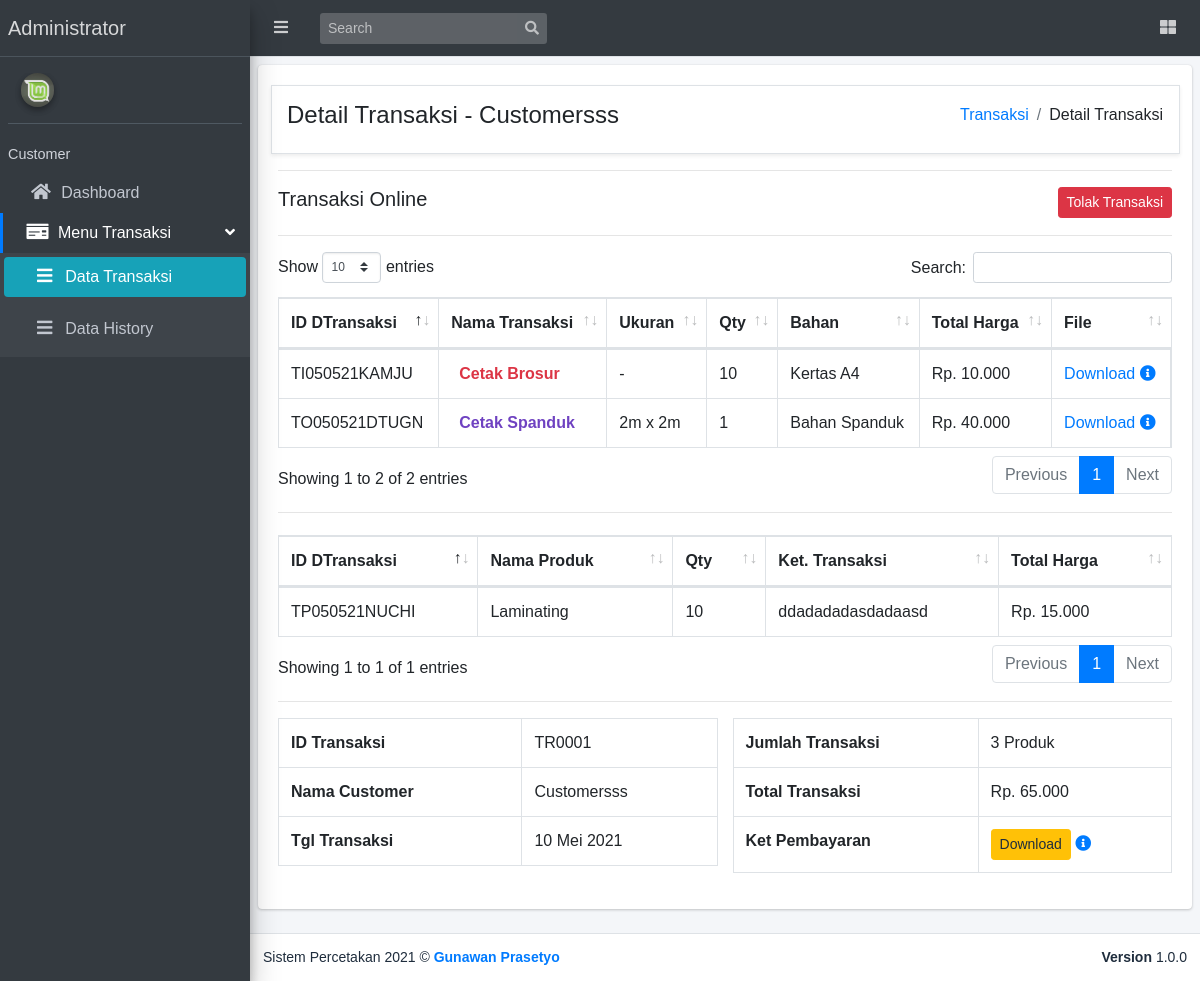
/Data_Dtransaksi/v_dtransaksi_on.php?id=TR0001, run on the app's committed database.
### tables this page shows
CREATE TABLE `transaksi` (
  `id_transaksi` varchar(100) NOT NULL,
  `id_customer` varchar(100) NOT NULL,
  `tanggal_transaksi` varchar(100) NOT NULL,
  `jumlah_transaksi` varchar(100) NOT NULL,
  `total_transaksi` varchar(100) NOT NULL,
  `ket_pembayaran` varchar(100) NOT NULL,
  `status_transaksi` varchar(100) NOT NULL
);

CREATE TABLE `customer` (
  `id_customer` varchar(100) NOT NULL,
  `nama_customer` varchar(100) NOT NULL,
  `no_telp` varchar(100) NOT NULL,
  `alamat` varchar(100) NOT NULL,
  `email` varchar(100) NOT NULL,
  `password` varchar(100) NOT NULL
);

CREATE TABLE `file_design` (
  `id_file` varchar(100) NOT NULL,
  `id_dtransaksi` varchar(100) NOT NULL,
  `link_file` text NOT NULL,
  `keterangan` text NOT NULL
);

CREATE TABLE `detail_transaksi` (
  `id_dtransaksi` varchar(100) NOT NULL,
  `id_transaksi` varchar(100) NOT NULL,
  `nama_transaksi` varchar(100) NOT NULL,
  `ukuran_cetak` varchar(100) NOT NULL,
  `quantity` varchar(100) NOT NULL,
  `jenis_bahan` varchar(100) NOT NULL,
  `total_cetak` varchar(100) NOT NULL,
  `jasa_design` varchar(100) NOT NULL,
  `ket_design` varchar(100) NOT NULL,
  `total_design` varchar(100) NOT NULL,
  `total_harga` varchar(100) NOT NULL,
  `jenis_transaksi` varchar(100) NOT NULL,
  `ket_transaksi` varchar(100) NOT NULL
);

### Data_DTransaksi/v_dtransaksi_on.php (the view, shortened to what this page needs)
<?php include "../header.php"; ?>
<div class="content-wrapper p-2">
    <div class="card">
        <div class="card-body table-responsive">
            <div class="row content-header border shadow-sm">
                <div class="col-md-6">
                    <?php
                        $gtnm = mysqli_query($koneksi,"SELECT * FROM transaksi INNER JOIN customer ON customer.id_customer = transaksi.id_customer
                        WHERE id_transaksi = '$_GET[id]'");
                        $dnm  = mysqli_fetch_array($gtnm);
                    ?>
                    <h4>Detail Transaksi - <?= $dnm['nama_customer']; ?></h4>
                </div>
                <div class="col-md-6">
                    <ol class="breadcrumb float-md-right">
                        <li class="breadcrumb-item"><a href="../Data_Transaksi/v_transaksi.php">Transaksi</a></li>
                        <li class="breadcrumb-item">Detail Transaksi</li>
                    </ol>
                </div>
            </div>
            <hr>
                <div class="row">
                    <div class="col-md-6 text-left"><h5>Transaksi Online</h5></div>
                    <div class="col-md-6 text-right"><a href="Code_Dtransaksi/c_dtransaksi_reject.php?id_transaksi=<?= $_GET['id']; ?>" class="btn btn-danger btn-sm">Tolak Transaksi</a></div>
                </div>
            <hr>
            <table class="table table-bordered table-hover fixed nowrap" id="example1">
                <thead>
                    <tr>
                        <th>ID DTransaksi</th>
                        <th>Nama Transaksi</th>
                        <th>Ukuran</th>
                        <th>Qty</th>
                        <th>Bahan</th>
                        <th>Total Harga</th>
                        <th>File</th>
                    </tr>
                </thead>
                <tbody>
                <?php
                    $qtr1 = mysqli_query($koneksi, "SELECT * FROM detail_transaksi dt INNER JOIN
                    file_design fd on dt.id_dtransaksi = fd.id_dtransaksi WHERE dt.id_transaksi = '$_GET[id]' AND dt.jenis_transaksi = 'Cetak'");
                    while($dtr=mysqli_fetch_array($qtr1)){
                    $text_tr = $dtr['ukuran_cetak'] == NULL ? 'font-weight-bold text-red' : 'font-weight-bold text-purple';
                ?>
                    <tr>
                        <td><?= $dtr['id_dtransaksi'] == NULL ? '-' : $dtr['id_dtransaksi']; ?></td>
                        <td><span class="p-2 <?= $text_tr; ?>"><?= $dtr['nama_transaksi'] == NULL ? '-' : $dtr['nama_transaksi']; ?></span></td>
                        <td><?= $dtr['ukuran_cetak'] == NULL ? '-' : $dtr['ukuran_cetak']; ?></td>
                        <td><?= $dtr['quantity'] == NULL ? '-' : $dtr['quantity']; ?></td>
                        <td><?= $dtr['jenis_bahan'] == NULL ? '-' : $dtr['jenis_bahan']; ?></td>
                        <td><?= $dtr['total_harga'] == NULL ? '-' : rupiah($dtr['total_harga']); ?></td>
                        <td><a href="<?= $dtr['link_file']; ?>">Download</a> <i class="text-primary fas fa-info-circle note-link<?= $dtr['id_file']; ?>"></i></td>
                    </tr>
                    <?php }?>
                </tbody>
            </table>
            <hr>
            <table class="table table-bordered table-hover fixed nowrap" id="example2">
                <thead>
                    <tr>
                        <th>ID DTransaksi</th>
                        <th>Nama Produk</th>
                        <th>Qty</th>
                        <th>Ket. Transaksi</th>
                        <th>Total Harga</th>
                    </tr>
                </thead>
                <tbody>
                <?php
                    $qtr2 = mysqli_query($koneksi, "SELECT * FROM detail_transaksi WHERE id_transaksi = '$_GET[id]' AND jenis_transaksi = 'Produk'");
                    while($dtr=mysqli_fetch_array($qtr2)){ ?>
                    <tr>
                        <td><?= $dtr['id_dtransaksi'] == NULL ? '-' : $dtr['id_dtransaksi']; ?></td>
                        <td><?= $dtr['nama_transaksi'] == NULL ? '-' : $dtr['nama_transaksi']; ?></td>
                        <td><?= $dtr['quantity'] == NULL ? '-' : $dtr['quantity']; ?></td>
                        <td><?= $dtr['ket_transaksi'] == NULL ? '-' : $dtr['ket_transaksi']; ?></td>
                        <td><?= $dtr['total_harga'] == NULL ? '-' : rupiah($dtr['total_harga']); ?></td>
                    </tr>
                    <?php }?>
                </tbody>
            </table>
            <hr>
            <div class="row">
                <div class="col-md-6">
                    <table class="table table-bordered">
                        <tr>
                            <th>ID Transaksi</th>
                            <td><?= $_GET['id']; ?></td>
                        </tr>
                        <tr>
                            <th>Nama Customer</th>
                            <td><?= $dnm['nama_customer']; ?></td>
                        </tr>
                        <tr>
                            <th>Tgl Transaksi</th>
                            <td><?= tgl($dnm['tanggal_transaksi']); ?></td>
                        </tr>
                    </table>
                </div>
                <div class="col-md-6">
                    <table class="table table-bordered">
                        <?php
                            $jtr  = mysqli_query($koneksi, "SELECT COUNT(id_dtransaksi) as jtr FROM detail_transaksi WHERE id_transaksi = '$_GET[id]'");
                            $djtr = mysqli_fetch_array($jtr);
                            $ttr  = mysqli_query($koneksi, "SELECT SUM(total_harga) as ttr FROM detail_transaksi WHERE id_transaksi = '$_GET[id]'");
                            $dttr = mysqli_fetch_array($ttr);
                            $bkt  = mysqli_query($koneksi, "SELECT * FROM pembayaran WHERE id_transaksi = '$_GET[id]'");
                            $dbkt = mysqli_fetch_array($bkt);
                        ?>
                        <tr>
                            <th>Jumlah Transaksi</th>
                            <td><?= $djtr['jtr']; ?> Produk</td>
                        </tr>
                        <tr>
                            <th>Total Transaksi</th>
                            <td><?= $dttr['ttr'] == NULL ? '-' : rupiah($dttr['ttr']); ?></td>
                        </tr>
                        <tr>
                            <th>Ket Pembayaran</th>
                            <?php if(mysqli_num_rows($bkt) < 1) { ?>
                                <td><a href="#" class="">-</a></td>
                            <?php }else{ ?>
                                <td>
                                    <a href="../Data_Online/download.php?nama_file=<?= $dbkt['nama_gambar']; ?>" class="btn btn-warning btn-sm">Download</a>
                                    <i class="text-primary fas fa-info-circle note-down"></i>
                                </td>
                            <?php } ?>
                        </tr>
                    </table>
                </div>
            </div>
        </div>
    </div>
</div>
<?php include "../footer.php"; ?>

### header.php (style rules this page uses)
body { font-family:Arial, Helvetica, sans-serif; }

### data on the page
transaksi: id_customer.nama_customer "Customersss", tanggal_transaksi "10 Mei 2021"
file_design: id_dtransaksi "TO050521DTUGN", id_dtransaksi.nama_transaksi "Cetak Spanduk", id_dtransaksi.ukuran_cetak "2m x 2m", id_dtransaksi.quantity "1", id_dtransaksi.jenis_bahan "Bahan Spanduk", id_dtransaksi.total_harga "Rp. 40.000"
file_design: id_dtransaksi "TI050521KAMJU", id_dtransaksi.nama_transaksi "Cetak Brosur", id_dtransaksi.quantity "10", id_dtransaksi.jenis_bahan "Kertas A4", id_dtransaksi.total_harga "Rp. 10.000"
detail_transaksi: id_dtransaksi "TP050521NUCHI", nama_transaksi "Laminating", quantity "10", ket_transaksi "ddadadadasdadaasd", total_harga "Rp. 15.000"

### other printed values
$_GET['id'] "TR0001"
$djtr['jtr'] "3"
rupiah($dttr['ttr']) "Rp. 65.000"
